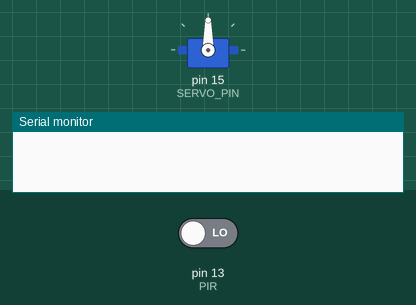
Bench run of a sketch on a simulated Arduino Uno, built with avr-gcc and run on an emulated ATmega328P. Parts: servo, the last lines printed to the serial monitor. The test bench sets the inputs (shaded band); at power-on: pin 13 (PIR) LOW. Random numbers use the default seed unless the sketch sets one.

Above: at 1.2 s.
1.3 s: pin 13 (PIR) driven HIGH
At 1.6 s:
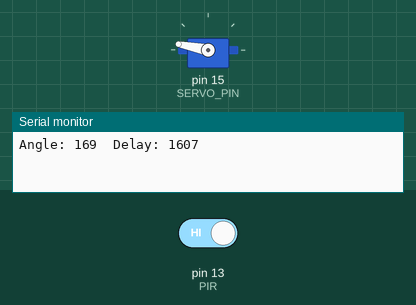
At 3.9 s:
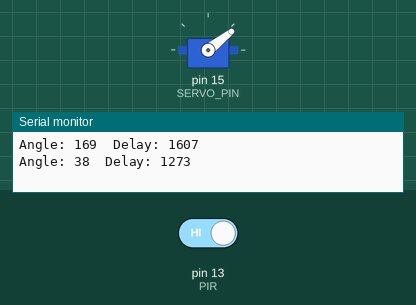
4.3 s: pin 13 (PIR) driven LOW
6.6 s: pin 13 (PIR) driven HIGH
At 9.2 s:
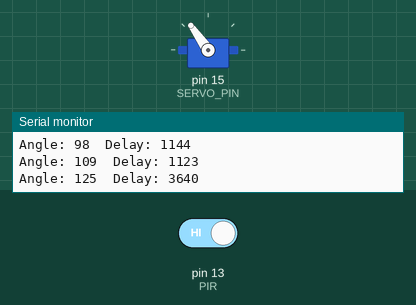
Timing chart, 0 to 32.8 s (numbered marks = the images above; inputs shaded):
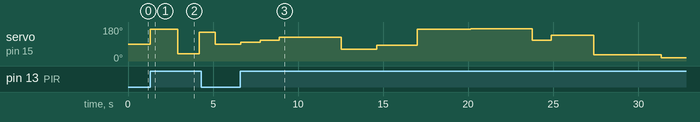

Measured:
- after the input at 1.3 s, servo on pin 15 (SERVO_PIN): 90° → 169° at once, → 38° 1.6 s later, → 152° 1.3 s later
- after the input at 6.6 s, servo on pin 15 (SERVO_PIN): 90° → 98° at once, → 109° 1.1 s later, → 125° 1.1 s later, → 62° 3.6 s later, … (11 changes in this stretch)

The sketch:

Cat_toy.ino
```cpp
#define SERVO_PIN 15
#define PIR 13
#define DEBUG true

#include "Servo.h"

int wait = 0;
int angle = 0;
bool toyActive = 0;

Servo toy;

void setup() {
  Serial.begin(9600);
  pinMode(PIR, INPUT);      // IMPORTANT
  toy.attach(SERVO_PIN);
}

void loop() {

  toyActive = digitalRead(PIR);   // 1 or 0

  if (toyActive) {
    toyActivate();
  } else {
    toy.write(90);  // neutral or "off" position
    delay(50);      // tiny delay so loop doesn't spam
  }
}

void toyActivate() {
  wait = random(800, 4000);
  angle = random(0, 180);

  if (DEBUG) {
    Serial.print("Angle: ");
    Serial.print(angle);
    Serial.print("  Delay: ");
    Serial.println(wait);
  }

  toy.write(angle);
  delay(wait);
}
```
